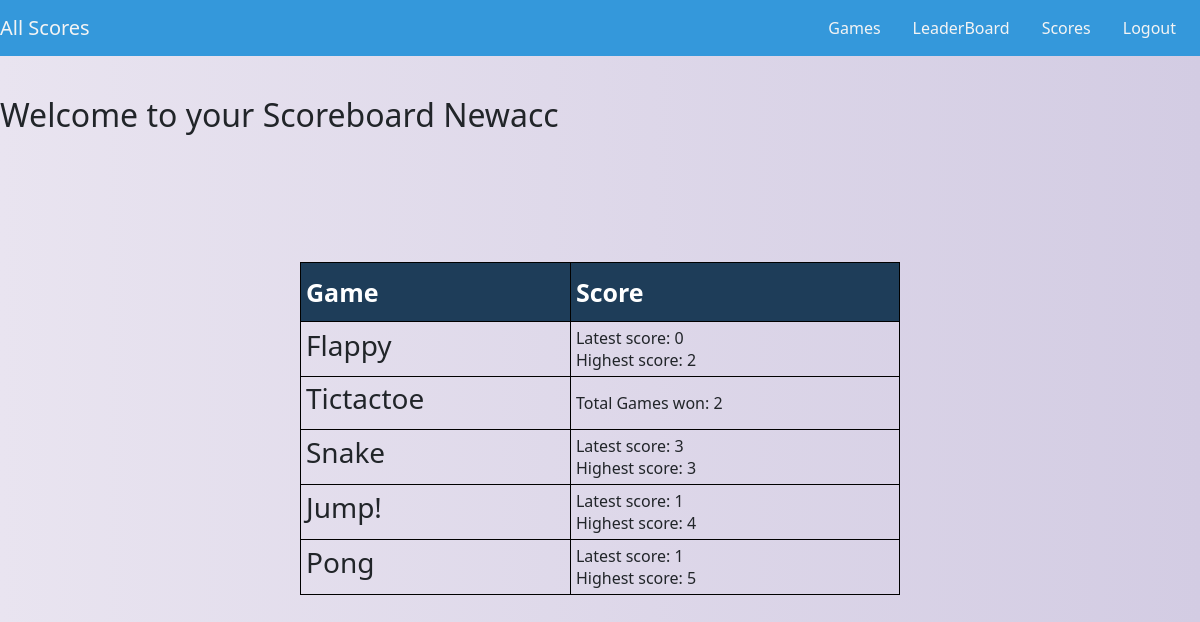
/my-scores/ (signed in), run on an earlier commit of the app's database.
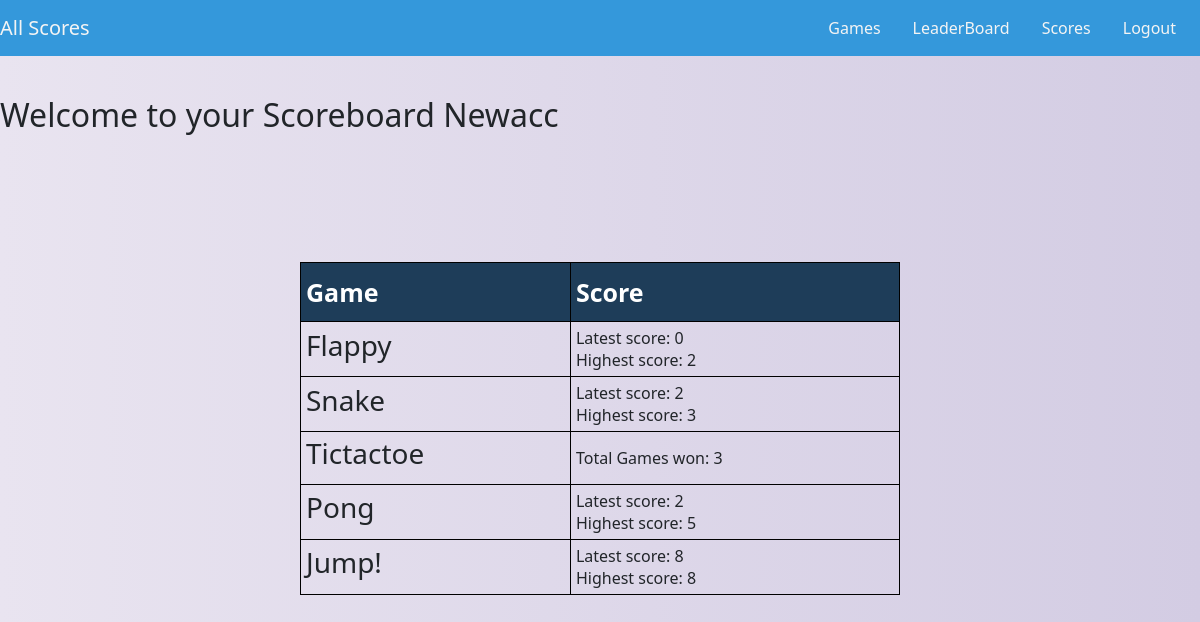
And on a later commit of the database.
### my_games/models.py (models this page shows, shortened)
class AllMyScores(models.Model):
    user=models.ForeignKey(User,on_delete=models.CASCADE,null=True)
    game_title=models.CharField(max_length=20)
    latest_score=models.IntegerField(default=0)
    max_score=models.IntegerField(default=0)
    class Meta:
        ordering=['max_score']

### my_games/views.py (the view)
# urls.py: path('my-scores/',list_of_scores,name='list_of_scores'),
def list_of_scores(request):
    objs=AllMyScores.objects.filter(user=request.user)
    cntxt={
    "obs":objs,
    }
    return render(request,'all_my_scores.html',cntxt)

### templates/all_my_scores.html (shortened to what this page needs)
{% load static %}
<link rel="stylesheet" href="{% static 'my_css/bootstrap.min.css' %}">
<link rel="stylesheet" href="{% static 'my_main1.css' %}">
<nav class="navbar navbar-expand-lg fixed-top ">
   <span class="navbar-brand mb-0 h1">All Scores</span>
   <div class="collapse navbar-collapse " id="navbarSupportedContent">     <ul class="navbar-nav mr-4">
<li class="nav-item">
   <a class="nav-link " data-value="portfolio"href="{% url 'game_list' %}">Games</a>
</li>
<li class="nav-item">
    <a class="nav-link" data-value="about" href="{% url 'leader_board' %}">LeaderBoard</a> </li>
{% if request.user.is_authenticated %}
<li class="nav-item">
  <a class="nav-link " data-value="portfolio"href="{% url 'list_of_scores' %}">Scores</a>
</li>
<li class="nav-item">
  <a class="nav-link " data-value="blog" href="{% url 'logout' %}">Logout</a>         </li>
{% else %}
<li class="nav-item">
<a class="nav-link " data-value="contact" href="{% url 'loginpg' %}">Login </a>       </li>
<li class="nav-item">
 <a class="nav-link " data-value="contact" href="{% url 'register' %}">Register </a>       </li>
 {% endif %}
</ul>
</div></nav>
<body>
<h2> Welcome to your Scoreboard {{request.user|title}}  </h2>
<table style="width:50%" class="center">
  <tr>
   <th>Game</th>
   <th>Score</th>
 </tr>
{% for item in obs %}
<tr>
<td>
<h3>{{item.game_title|title}}</h3>
</td>
<br>
<td>
{% if item.game_title == "TicTacToe" %}
Total Games won: {{item.max_score}}
{% else %}
Latest score:
{{item.latest_score}}
<br>
Highest score:
{{item.max_score}}
{% endif %}
<br>
</td>
</tr>
{% endfor %}
</table>
<br>
<br>
</body>

What changed in the data, as far as the page shows it:
changed AllMyScores "Snake": latest_score "3" → "2"; moves up the list
changed AllMyScores "Tictactoe": max_score "2" → "3"
changed AllMyScores "Pong": latest_score "1" → "2"; moves up the list
changed AllMyScores "Jump!": latest_score "1" → "8"; max_score "4" → "8"
